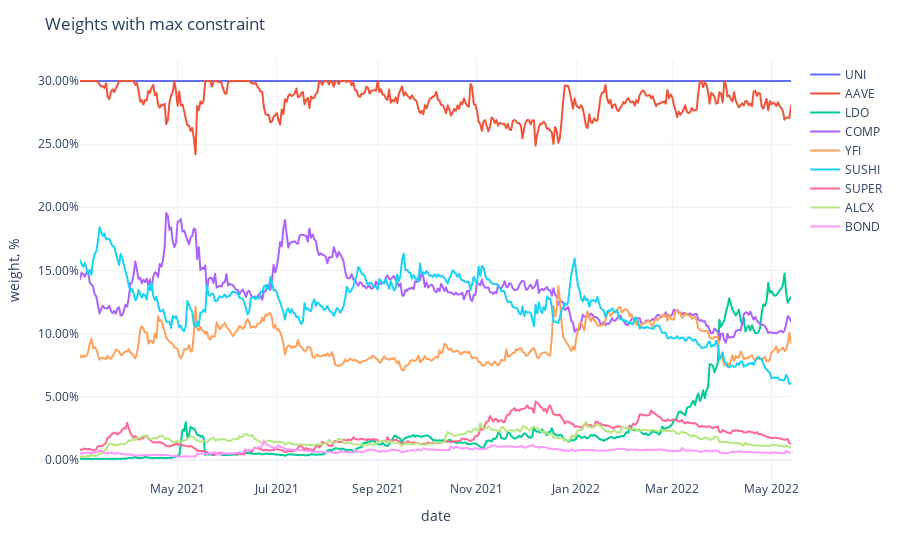

Notebook code cell kept with this figure:
### Code cell
fig = px.line(adjusted_weights,
              labels={'value': 'weight, %', 'variable': ''})
fig.update_traces(
    hovertemplate="%{y}"
)
fig.update_yaxes(
    tickformat=".2%",
)
fig.update_xaxes(
    showspikes=True,
    spikethickness=2,
    spikedash="dot",
    spikecolor="#999999",
    spikemode="across",
)
fig.update_layout(
    hovermode="x",
    hoverdistance=100,  ## Distance to show hover label of data point
    spikedistance=1000,  ## Distance to show spike
    template='plotly_white',
    title='Weights with max constraint'
)

### Figure 1 — Plotly figure (JSON) as saved in the notebook; plotly's stock layout.template omitted (floating-point values rounded to 4 significant figures; data arrays with more than 128 entries replaced by an {"elided": "..."} marker saying what was removed)
{"data": [{"hovertemplate": "%{y}", "legendgroup": "UNI", "line": {"color": "#636efa", "dash": "solid"}, "marker": {"symbol": "circle"}, "mode": "lines", "name": "UNI", "showlegend": true, "type": "scattergl", "x": {"elided": "438 str values"}, "xaxis": "x", "y": {"elided": "438 float values"}, "yaxis": "y"}, {"hovertemplate": "%{y}", "legendgroup": "AAVE", "line": {"color": "#EF553B", "dash": "solid"}, "marker": {"symbol": "circle"}, "mode": "lines", "name": "AAVE", "showlegend": true, "type": "scattergl", "x": {"elided": "438 str values"}, "xaxis": "x", "y": {"elided": "438 float values"}, "yaxis": "y"}, {"hovertemplate": "%{y}", "legendgroup": "LDO", "line": {"color": "#00cc96", "dash": "solid"}, "marker": {"symbol": "circle"}, "mode": "lines", "name": "LDO", "showlegend": true, "type": "scattergl", "x": {"elided": "438 str values"}, "xaxis": "x", "y": {"elided": "438 float values"}, "yaxis": "y"}, {"hovertemplate": "%{y}", "legendgroup": "COMP", "line": {"color": "#ab63fa", "dash": "solid"}, "marker": {"symbol": "circle"}, "mode": "lines", "name": "COMP", "showlegend": true, "type": "scattergl", "x": {"elided": "438 str values"}, "xaxis": "x", "y": {"elided": "438 float values"}, "yaxis": "y"}, {"hovertemplate": "%{y}", "legendgroup": "YFI", "line": {"color": "#FFA15A", "dash": "solid"}, "marker": {"symbol": "circle"}, "mode": "lines", "name": "YFI", "showlegend": true, "type": "scattergl", "x": {"elided": "438 str values"}, "xaxis": "x", "y": {"elided": "438 float values"}, "yaxis": "y"}, {"hovertemplate": "%{y}", "legendgroup": "SUSHI", "line": {"color": "#19d3f3", "dash": "solid"}, "marker": {"symbol": "circle"}, "mode": "lines", "name": "SUSHI", "showlegend": true, "type": "scattergl", "x": {"elided": "438 str values"}, "xaxis": "x", "y": {"elided": "438 float values"}, "yaxis": "y"}, {"hovertemplate": "%{y}", "legendgroup": "SUPER", "line": {"color": "#FF6692", "dash": "solid"}, "marker": {"symbol": "circle"}, "mode": "lines", "name": "SUPER", "showlegend": true, "type": "scattergl", "x": {"elided": "438 str values"}, "xaxis": "x", "y": {"elided": "438 float values"}, "yaxis": "y"}, {"hovertemplate": "%{y}", "legendgroup": "ALCX", "line": {"color": "#B6E880", "dash": "solid"}, "marker": {"symbol": "circle"}, "mode": "lines", "name": "ALCX", "showlegend": true, "type": "scattergl", "x": {"elided": "438 str values"}, "xaxis": "x", "y": {"elided": "438 float values"}, "yaxis": "y"}, {"hovertemplate": "%{y}", "legendgroup": "BOND", "line": {"color": "#FF97FF", "dash": "solid"}, "marker": {"symbol": "circle"}, "mode": "lines", "name": "BOND", "showlegend": true, "type": "scattergl", "x": {"elided": "438 str values"}, "xaxis": "x", "y": {"elided": "438 float values"}, "yaxis": "y"}], "layout": {"autosize": true, "hoverdistance": 100, "hovermode": "x", "legend": {"title": {"text": ""}, "tracegroupgap": 0}, "margin": {"t": 60}, "spikedistance": 1000, "title": {"text": "Weights with max constraint"}, "xaxis": {"anchor": "y", "autorange": true, "domain": [0, 1], "range": ["2021-03-02", "2022-05-13"], "showspikes": true, "spikecolor": "#999999", "spikedash": "dot", "spikemode": "across", "spikethickness": 2, "title": {"text": "date"}, "type": "date"}, "yaxis": {"anchor": "x", "autorange": true, "domain": [0, 1], "range": [-0.01599, 0.3166], "tickformat": ".2%", "title": {"text": "weight, %"}, "type": "linear"}}}
